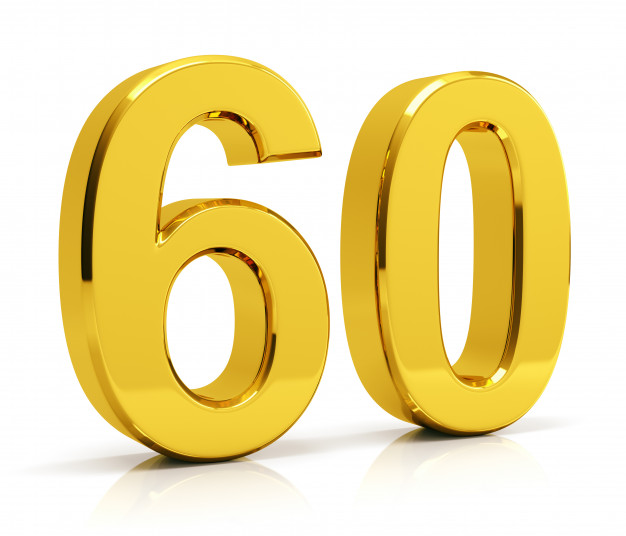
#> input picture images/dream.jpg, 626 x 536 px
$ python gray.py
#> lines starting #> are read from the running program, lines starting #| are printed output that depends on the picture
from pylab import *
from PIL import Image

START_INTERVAL = 100.0
END_INTERVAL = 255.0
NEGATION = 255.0

image = array(Image.open('images/dream.jpg').convert('L'))
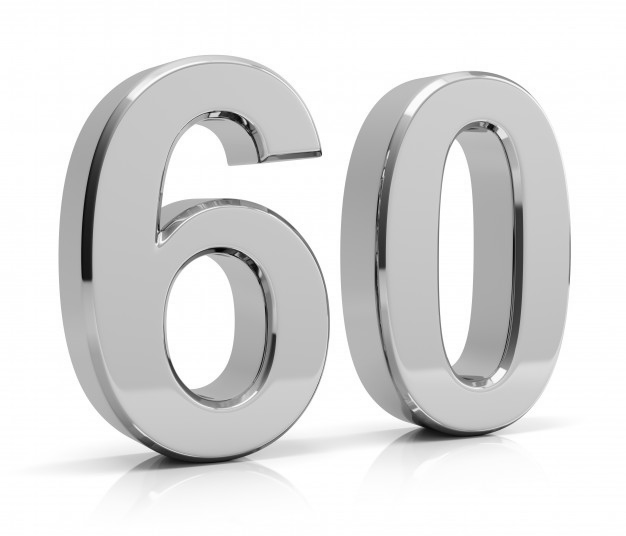
#> image: shape (536, 626); min 0, max 255, mean 221.8
gray()

negative = NEGATION - image
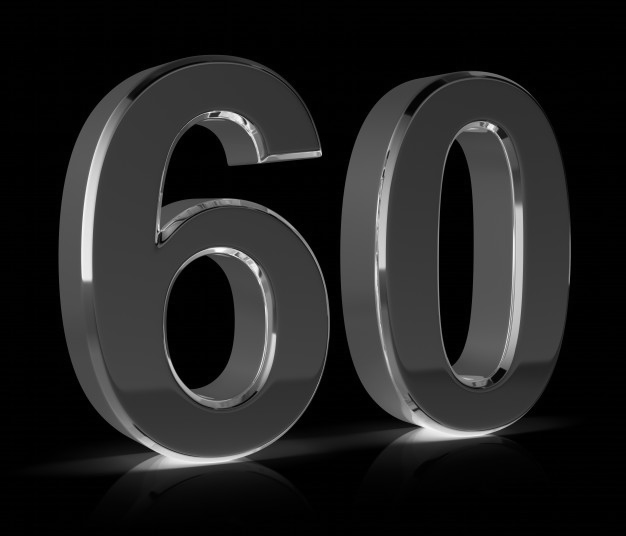
#> negative: shape (536, 626) float64; min 0, max 255, mean 33.2
clamped = (START_INTERVAL / NEGATION) * image + START_INTERVAL
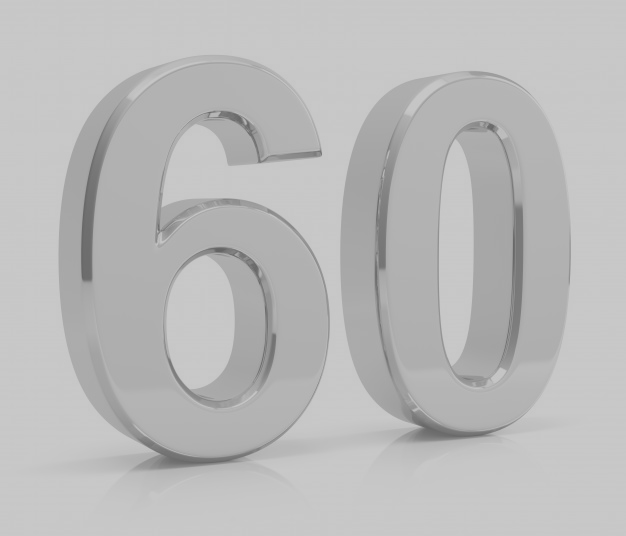
#> clamped: shape (536, 626) float64; min 100, max 200, mean 187

transformed = END_INTERVAL * (image / END_INTERVAL) ** 2
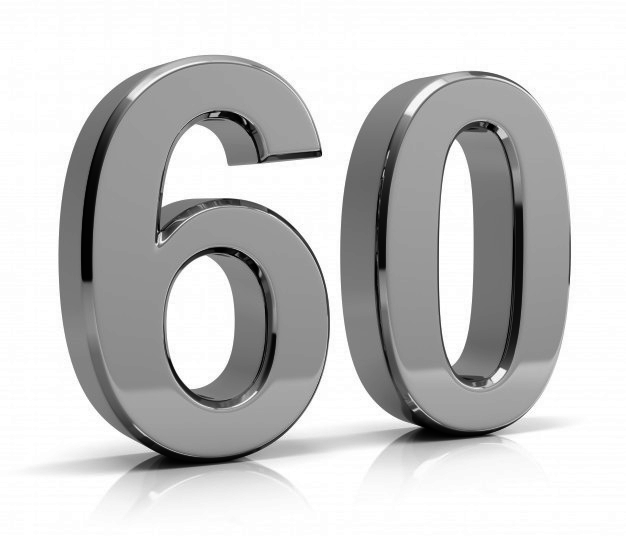
#> transformed: shape (536, 626) float64; min 0, max 255, mean 200.1

imshow(transformed)
